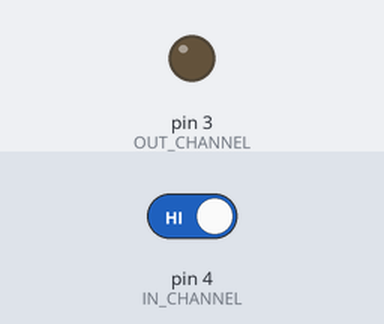
Recording of a sketch running on a simulated Arduino Uno, built with avr-gcc and run on an emulated ATmega328P. Shown: output pins drawn as LEDs (lit = HIGH). The test bench sets the inputs (shaded band); at power-on: pin 4 (IN_CHANNEL) HIGH.

Above: at 1.2 s.
1.3 s: pin 4 (IN_CHANNEL) driven LOW
At 2.5 s:
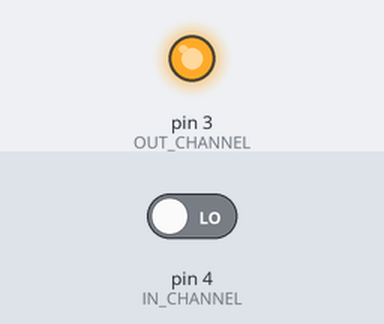
2.9 s: pin 4 (IN_CHANNEL) driven HIGH
At 3.7 s:
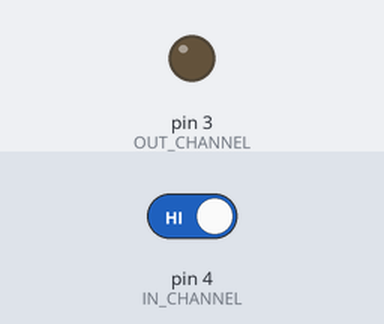
Timing chart, 0 to 5.9 s (numbered marks = the images above; inputs shaded):
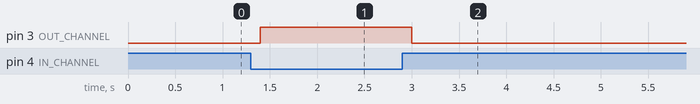

Measured:
- after the input at 1.3 s, pin 3 (OUT_CHANNEL): LOW → HIGH after 0.10 s
- after the input at 2.9 s, pin 3 (OUT_CHANNEL): HIGH → LOW after 0.10 s

The sketch:

lag-adder.ino
```cpp
/* -*- Mode: C; tab-width: 4; indent-tabs-mode: nil; c-basic-offset: 4 -*- */

const uint8_t OUT_CHANNEL = 3;
const uint8_t IN_CHANNEL = 4;

void setup() {
    pinMode(OUT_CHANNEL, OUTPUT);
    pinMode(IN_CHANNEL, INPUT);
}

// global variable
int prev_value=2; // impossible value

void loop() {
    int value = digitalRead(IN_CHANNEL);
    if (value!=prev_value) {
        // changed value, sleep
        delay(100); // add 100 msec

        if (value==HIGH) {
            digitalWrite(OUT_CHANNEL, LOW);
        } else {
            digitalWrite(OUT_CHANNEL, HIGH);
        }

        prev_value = value;
    }
}
```
